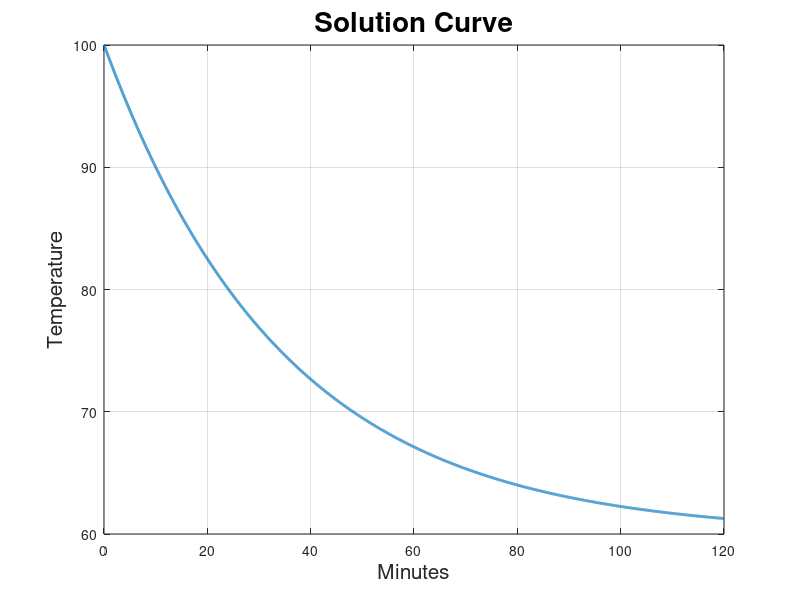

Recreate this plot in MATLAB.
# Command to Clear Command History
history -c

# Command to Clear Workspace with all Variables and Loaded Packages
clear all

# Command to Clear Command Window
clc

# Command to Close Graphical Figures
close

#########################################
###      Newton's Law of Cooling     ####
#########################################

# Initial Values
C = 40;       % Value of Arbitary Constant
T = 60;       % Room Temperature (Constant)
K = -0.02877; % Constant of Proportionality

# Definning Vectors & X axis
t = linspace(0, 120, 7201);
y = zeros(1, length(t));
y(1) = 100;

# Running a Loop
for i=1:7200
   y(i+1) = T + C*(exp(K*t(i)));
endfor
y;

plot(t, y, 'linewidth', 2)
xlabel('Minutes', 'FontSize', 15)
ylabel('Temperature', 'FontSize', 15)
title('Solution Curve', 'FontSize', 20)
grid on;
